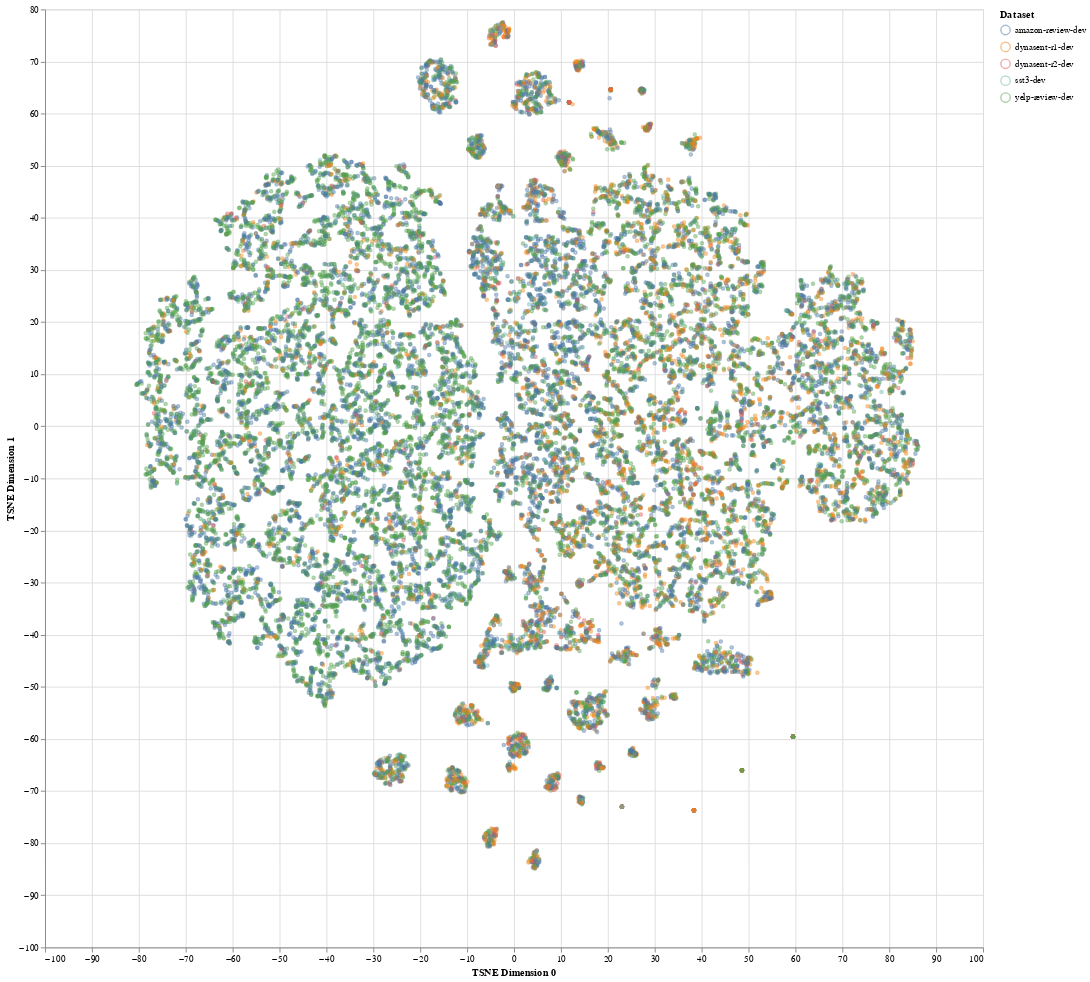

Write notebook code for a chart like this one.
### Code cell
tsne_df = pd.DataFrame(embeddings).add_prefix('tsne_')
tsne_df['item_id'] = df['item_id']
tsne_df['dataset'] = df['dataset']
chart = alt.Chart(tsne_df).mark_point(filled=False, size=8, opacity=.5).encode(
    x=alt.X('tsne_0', title='TSNE Dimension 0'),
    y=alt.Y('tsne_1', title='TSNE Dimension 1'),
    color=alt.Color('dataset', title='Dataset')
).properties(height=1000, width=1000)
chart

### Figure 1 — Vega-Lite specification as saved in the notebook (floating-point values rounded to 4 significant figures; data arrays with more than 128 entries replaced by an {"elided": "..."} marker saying what was removed)
{"config": {"view": {"continuousWidth": 400, "continuousHeight": 300}}, "data": {"name": "data-735b8444c42e8669bfa9716db0d6b9d4"}, "mark": {"type": "point", "filled": false, "opacity": 0.5, "size": 8}, "encoding": {"color": {"type": "nominal", "field": "dataset", "title": "Dataset"}, "x": {"type": "quantitative", "field": "tsne_0", "title": "TSNE Dimension 0"}, "y": {"type": "quantitative", "field": "tsne_1", "title": "TSNE Dimension 1"}}, "height": 1000, "width": 1000, "$schema": "https://vega.github.io/schema/vega-lite/v4.8.1.json", "datasets": {"data-735b8444c42e8669bfa9716db0d6b9d4": {"elided": "24620 records"}}}
